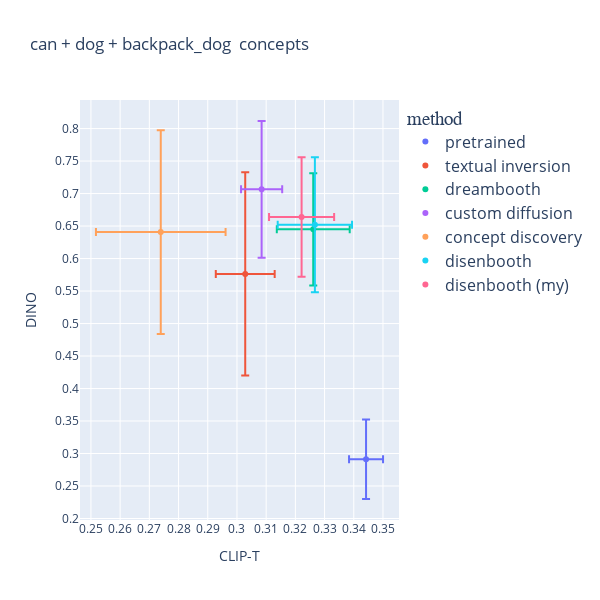

Here is the notebook cell this chart was saved with:
### Code cell
import plotly.express as px
import plotly.io as pio
from matplotlib import pyplot as plt
from matplotlib.pyplot import figure

figure(figsize=(4, 4), dpi=80)

#pio.renderers.default='notebook'
entity = "can + dog + backpack_dog"
dfc = df[df['name'] != 'real images']
fig = px.scatter(dfc, color='name', y='DINO', x='CLIP-T', title=f'{entity} concepts', width=600, height=600,
                 error_y=dfc[['DINO [can]', 'DINO [dog]', 'DINO [backpack_dog]']].std(axis=1), 
                 error_x=dfc[['CLIP-T [can]', 'CLIP-T [dog]', 'CLIP-T [backpack_dog]']].std(axis=1),
                labels={
                     "DINO": "DINO",
                     "CLIP-T": "CLIP-T",
                     "name": "method"
                 }, 
)
fig.update_layout(showlegend=True, legend=dict(
    title_font_family='Courier New',
    font=dict(
        size=16
    )
))
fig.update_yaxes(nticks=20)
fig.update_xaxes(nticks=20)

fig.show()

### Figure 1 — Plotly figure (JSON) as saved in the notebook; plotly's stock layout.template omitted (floating-point values rounded to 4 significant figures)
{"data": [{"error_x": {"array": [0.005821]}, "error_y": {"array": [0.06109]}, "hovertemplate": "method=pretrained<br>CLIP-T=%{x}<br>DINO=%{y}<extra></extra>", "legendgroup": "pretrained", "marker": {"color": "#636efa", "symbol": "circle"}, "mode": "markers", "name": "pretrained", "orientation": "v", "showlegend": true, "type": "scatter", "x": [0.3442], "xaxis": "x", "y": [0.2911], "yaxis": "y"}, {"error_x": {"array": [0.01008]}, "error_y": {"array": [0.1564]}, "hovertemplate": "method=textual inversion<br>CLIP-T=%{x}<br>DINO=%{y}<extra></extra>", "legendgroup": "textual inversion", "marker": {"color": "#EF553B", "symbol": "circle"}, "mode": "markers", "name": "textual inversion", "orientation": "v", "showlegend": true, "type": "scatter", "x": [0.3028], "xaxis": "x", "y": [0.5763], "yaxis": "y"}, {"error_x": {"array": [0.01248]}, "error_y": {"array": [0.08642]}, "hovertemplate": "method=dreambooth<br>CLIP-T=%{x}<br>DINO=%{y}<extra></extra>", "legendgroup": "dreambooth", "marker": {"color": "#00cc96", "symbol": "circle"}, "mode": "markers", "name": "dreambooth", "orientation": "v", "showlegend": true, "type": "scatter", "x": [0.3261], "xaxis": "x", "y": [0.6449], "yaxis": "y"}, {"error_x": {"array": [0.007044]}, "error_y": {"array": [0.1052]}, "hovertemplate": "method=custom diffusion<br>CLIP-T=%{x}<br>DINO=%{y}<extra></extra>", "legendgroup": "custom diffusion", "marker": {"color": "#ab63fa", "symbol": "circle"}, "mode": "markers", "name": "custom diffusion", "orientation": "v", "showlegend": true, "type": "scatter", "x": [0.3084], "xaxis": "x", "y": [0.7064], "yaxis": "y"}, {"error_x": {"array": [0.02219]}, "error_y": {"array": [0.1568]}, "hovertemplate": "method=concept discovery<br>CLIP-T=%{x}<br>DINO=%{y}<extra></extra>", "legendgroup": "concept discovery", "marker": {"color": "#FFA15A", "symbol": "circle"}, "mode": "markers", "name": "concept discovery", "orientation": "v", "showlegend": true, "type": "scatter", "x": [0.2739], "xaxis": "x", "y": [0.6407], "yaxis": "y"}, {"error_x": {"array": [0.01273]}, "error_y": {"array": [0.1039]}, "hovertemplate": "method=disenbooth<br>CLIP-T=%{x}<br>DINO=%{y}<extra></extra>", "legendgroup": "disenbooth", "marker": {"color": "#19d3f3", "symbol": "circle"}, "mode": "markers", "name": "disenbooth", "orientation": "v", "showlegend": true, "type": "scatter", "x": [0.3267], "xaxis": "x", "y": [0.6519], "yaxis": "y"}, {"error_x": {"array": [0.01114]}, "error_y": {"array": [0.09198]}, "hovertemplate": "method=disenbooth (my)<br>CLIP-T=%{x}<br>DINO=%{y}<extra></extra>", "legendgroup": "disenbooth (my)", "marker": {"color": "#FF6692", "symbol": "circle"}, "mode": "markers", "name": "disenbooth (my)", "orientation": "v", "showlegend": true, "type": "scatter", "x": [0.3221], "xaxis": "x", "y": [0.6639], "yaxis": "y"}], "layout": {"height": 600, "legend": {"font": {"size": 16}, "title": {"font": {"family": "Courier New"}, "text": "method"}, "tracegroupgap": 0}, "showlegend": true, "title": {"text": "can + dog + backpack_dog  concepts"}, "width": 600, "xaxis": {"anchor": "y", "autorange": true, "domain": [0, 1], "nticks": 20, "range": [0.2463, 0.3555], "title": {"text": "CLIP-T"}, "type": "linear"}, "yaxis": {"anchor": "x", "autorange": true, "domain": [0, 1], "nticks": 20, "range": [0.1977, 0.844], "title": {"text": "DINO"}, "type": "linear"}}}
